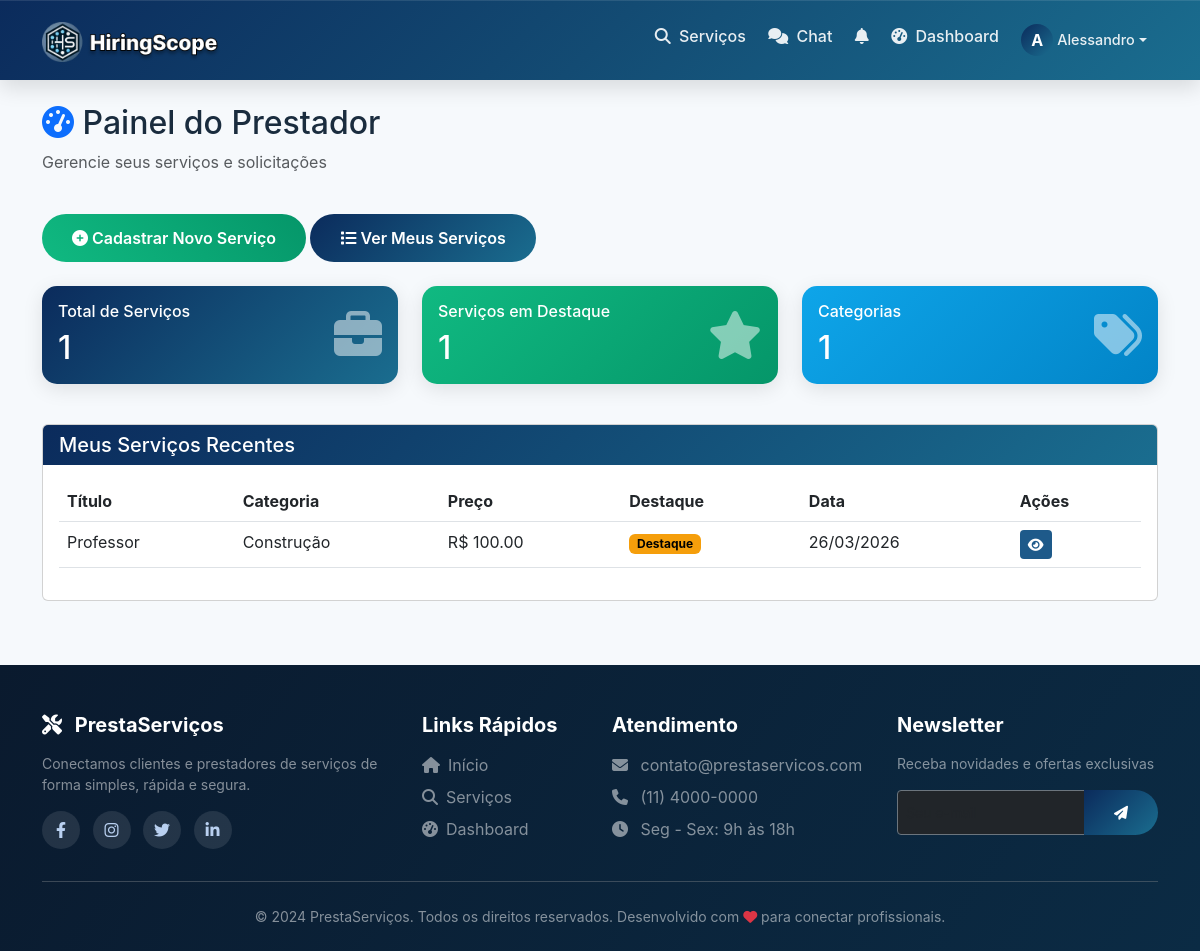
Before: /dashboard (signed in) with the older database file.
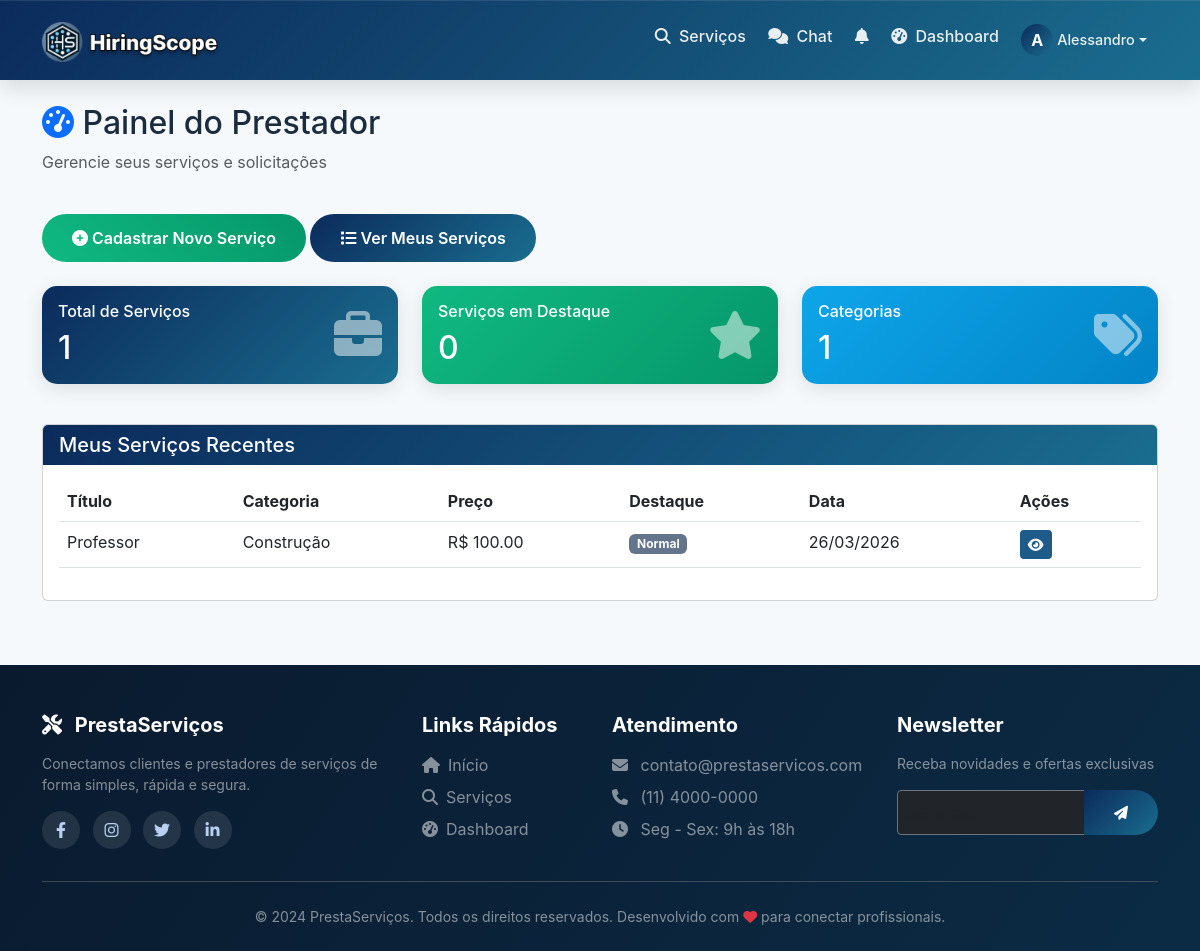
After: the same page with the newer database file.
### models.py (models this page shows, shortened)
class Servico(db.Model):
    __tablename__ = 'servicos'
    id = db.Column(db.Integer, primary_key=True)
    prestador_id = db.Column(db.Integer, db.ForeignKey('usuarios.id'), nullable=False)
    titulo = db.Column(db.String(200), nullable=False)
    descricao = db.Column(db.Text, nullable=False)
    categoria = db.Column(db.String(100))
    preco = db.Column(db.Float)
    destaque = db.Column(db.Boolean, default=False)
    destaque_pago = db.Column(db.Boolean, default=False)
    destaque_data_fim = db.Column(db.DateTime, nullable=True)
    data_postagem = db.Column(db.DateTime, default=datetime.utcnow)
    imagem_base64 = db.Column(db.Text, nullable=True)
    prestador = db.relationship('Usuario', foreign_keys=[prestador_id], back_populates='servicos_oferecidos')
    solicitacoes = db.relationship('Solicitacao', backref='servico_rel', lazy=True)
    avaliacoes = db.relationship('Avaliacao', backref='servico_rel', lazy=True)

### app.py (the view)
@app.route('/dashboard')
@login_required
def dashboard():
    if current_user.tipo == 'prestador':
        servicos = Servico.query.filter_by(prestador_id=current_user.id).order_by(Servico.data_postagem.desc()).all()
        return render_template('dashboard_prestador.html', servicos=servicos)
    else:
        solicitacoes = Solicitacao.query.filter_by(cliente_id=current_user.id).all()
        return render_template('dashboard_cliente.html', solicitacoes=solicitacoes)

### app.py (called while the page is built)
@login_manager.user_loader
def load_user(user_id):
    return Usuario.query.get(int(user_id))

### templates/dashboard_prestador.html (shortened to what the changed rows need)
{% extends "base.html" %}
{% block content %}
<div class="container mt-4">
    <div class="row mb-4">
        <div class="col-12">
            <h2>
                <i class="fas fa-tachometer-alt text-primary"></i>
                Painel do Prestador
            </h2>
        </div>
    </div>
    <div class="row mb-4">
        <div class="col-md-4 mb-3">
            <div class="card stat-card bg-primary text-white">
                <div class="card-body">
                    <div class="d-flex justify-content-between align-items-center">
                        <div>
                            <h2 class="mt-2 mb-0">{{ servicos|length }}</h2>
                        </div>
                    </div>
                </div>
            </div>
        </div>
        <div class="col-md-4 mb-3">
            <div class="card stat-card bg-success text-white">
                <div class="card-body">
                    <div class="d-flex justify-content-between align-items-center">
                        <div>
                            <h6 class="mb-0">Serviços em Destaque</h6>
                            <h2 class="mt-2 mb-0">{{ servicos|selectattr('destaque', 'equalto', true)|list|length }}</h2>
                        </div>
                    </div>
                </div>
            </div>
        </div>
        <div class="col-md-4 mb-3">
            <div class="card stat-card bg-info text-white">
                <div class="card-body">
                    <div class="d-flex justify-content-between align-items-center">
                        <div>
                            <h2 class="mt-2 mb-0">{{ servicos|map(attribute='categoria')|unique|list|length }}</h2>
                        </div>
                    </div>
                </div>
            </div>
        </div>
    </div>
    <div class="row">
        <div class="col-12">
            <div class="card">
                <div class="card-body">
                    {% if servicos %}
                        <div class="table-responsive">
                            <table class="table table-hover">
                                <thead>
                                    <tr>
                                        <th>Título</th>
                                        <th>Categoria</th>
                                        <th>Preço</th>
                                        <th>Destaque</th>
                                        <th>Data</th>
                                        <th>Ações</th>
                                    </tr>
                                </thead>
                                <tbody>
                                    {% for servico in servicos[:5] %}
                                    <tr>
                                        <td>{{ servico.titulo }}</td>
                                        <td>{{ servico.categoria }}</td>
                                        <td>R$ {{ "%.2f"|format(servico.preco) if servico.preco else 'A combinar' }}</td>
                                        <td>
                                            {% if servico.destaque %}
                                                <span class="badge bg-warning">Destaque</span>
                                            {% else %}
                                                <span class="badge bg-secondary">Normal</span>
                                            {% endif %}
                                        </td>
                                        <td>{{ servico.data_postagem.strftime('%d/%m/%Y') }}</td>
                                        <td>
                                            <a href="/servico/{{ servico.id }}" class="btn btn-sm btn-info">
                                                <i class="fas fa-eye"></i>
                                            </a>
                                        </td>
                                    </tr>
                                    {% endfor %}
                                </tbody>
                            </table>
                        </div>
                    {% endif %}
                </div>
            </div>
        </div>
    </div>
</div>
{% endblock %}

Changed rows visible on the page:
changed Servico "Professor": destaque "Destaque" → "Normal"
Other visible differences:
{{ servicos|selectattr('destaque', 'equalto', true)|list|length }}: "1" → "0"
